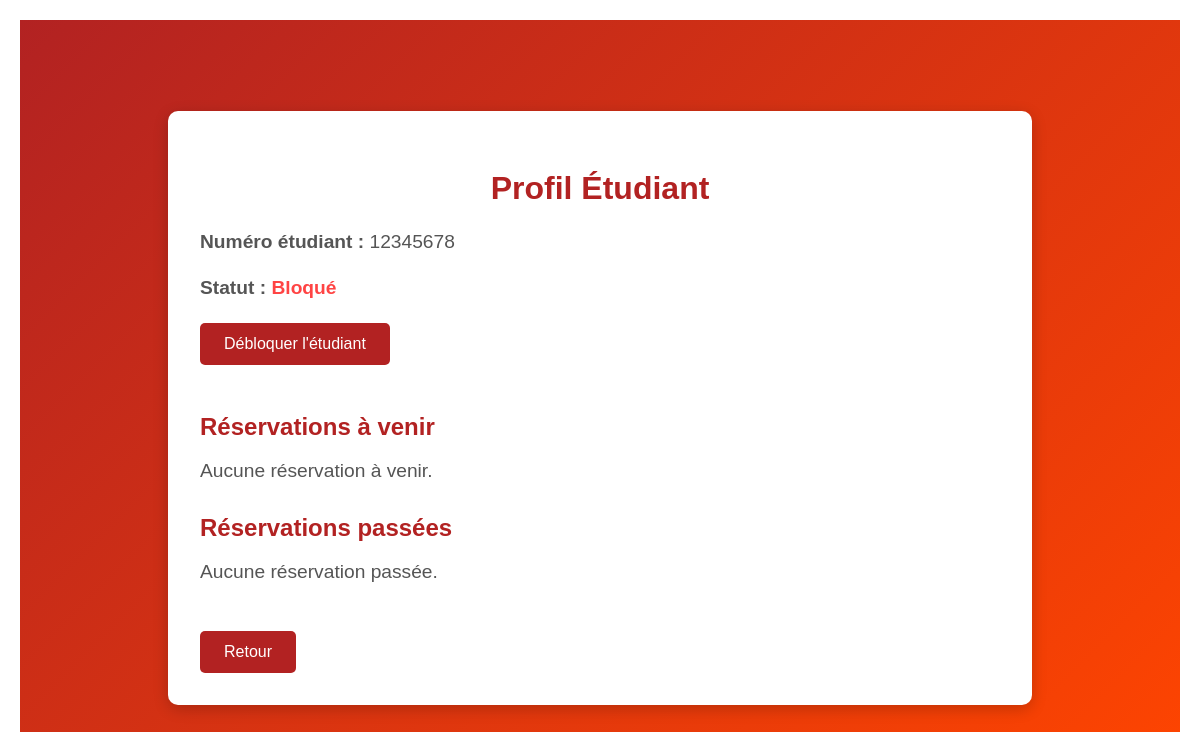
/profilEtudiant/12345678/ (signed in), run on an earlier commit of the app's database.
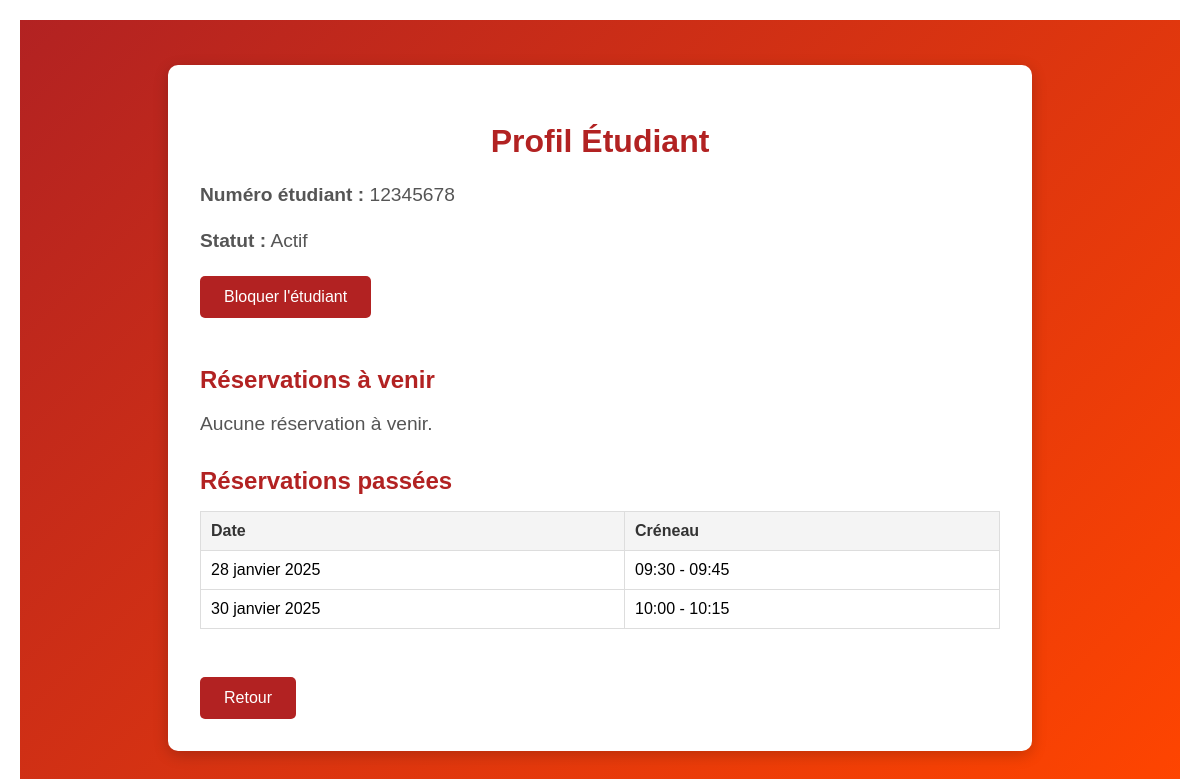
And on a later commit of the database.
### Reservation/models.py (models this page shows, shortened)
class Etudiant(models.Model):
    num_etudiant = models.CharField(unique=True, max_length=8)
    autorise = models.BooleanField(default=True)
    date_derniere_reserv = models.DateTimeField(default=timezone.now)
    class Meta:
        managed = False
        db_table = 'Etudiant'

class Reservation(models.Model):
    etudiant = models.ForeignKey('Etudiant', models.DO_NOTHING)
    box_id = models.IntegerField()
    date_field= models.DateField(db_column='date_')
    creneau = models.ForeignKey('Creneau', models.DO_NOTHING)
    admin_field = models.BooleanField(db_column='admin_')
    class Meta:
        managed = False
        db_table = 'Reservation'

class Creneau(models.Model):
    heure_debut = models.TimeField()
    heure_fin = models.TimeField()
    class Meta:
        managed = False
        db_table = 'Creneau'

### Reservation/views.py (the view)
# urls.py: path('profilEtudiant/<str:student_number>/', views.profilEtudiant, name='profilEtudiant'),
def profilEtudiant(request, student_number):
    etudiant = get_object_or_404(Etudiant, num_etudiant=student_number)
    is_admin = request.session.get('is_admin', False)
    current_student = request.session.get('NumEtud', '')
    if not (is_admin or current_student == student_number):
        return render(request, 'erreur.html', {
            'title': 'Accès refusé',
            'error': "Vous n'êtes pas autorisé à consulter ce profil.",
            'action_url': reverse('index'),
        })
    reservations_a_venir = Reservation.objects.filter(
        etudiant=etudiant,
        date_field__gte=timezone.now().date()
    )
    reservations_passees = Reservation.objects.filter(
        etudiant=etudiant,
        date_field__lt=timezone.now().date()
    )
    context = {
        'title': 'Profil Étudiant',
        'student': etudiant,
        'reservations_a_venir': reservations_a_venir,
        'reservations_passees': reservations_passees,
        'is_admin': is_admin,
    }
    return render(request, 'profilEtudiant.html', context)

### Reservation/templates/profilEtudiant.html (shortened to what this page needs)
{% extends 'base.html' %}
{% block content %}
<div class="profile-container">
    <div class="profile-box">
        <h2>Profil Étudiant</h2>
        <p><strong>Numéro étudiant :</strong> {{ student.num_etudiant }}</p>
        <p><strong>Statut :</strong> {% if student.autorise %}Actif{% else %}<span class="blocked">Bloqué</span>{% endif %}</p>
        {% if is_admin %}
            <form action="{% url 'toggleBlockStudent' student.num_etudiant %}" method="post">
                <button type="submit" class="block-button">
                    {% if student.autorise %}Bloquer l'étudiant{% else %}Débloquer l'étudiant{% endif %}
                </button>
            </form>
        {% endif %}
        <div class="section">
            <h3>Réservations à venir</h3>
            {% if reservations_a_venir %}
            <table>
                <thead>
                    <tr>
                        <th>Date</th>
                        <th>Créneau</th>
                    </tr>
                </thead>
                <tbody>
                    {% for reservation in reservations_a_venir %}
                    <tr>
                        <td>{{ reservation.date_field }}</td>
                        <td>{{ reservation.creneau.heure_debut }} - {{ reservation.creneau.heure_fin }}</td>
                    </tr>
                    {% endfor %}
                </tbody>
            </table>
            {% else %}
            <p>Aucune réservation à venir.</p>
            {% endif %}
        </div>
        <div class="section">
            <h3>Réservations passées</h3>
            {% if reservations_passees %}
            <table>
                <thead>
                    <tr>
                        <th>Date</th>
                        <th>Créneau</th>
                    </tr>
                </thead>
                <tbody>
                    {% for reservation in reservations_passees %}
                    <tr>
                        <td>{{ reservation.date_field }}</td>
                        <td>{{ reservation.creneau.heure_debut }} - {{ reservation.creneau.heure_fin }}</td>
                    </tr>
                    {% endfor %}
                </tbody>
            </table>
            {% else %}
            <p>Aucune réservation passée.</p>
            {% endif %}
        </div>
            <a href="{% if is_admin %}{% url 'profilAdmin' %}{% else %}{% url 'vueCalendrier' %}{% endif %}" class="back-button">Retour</a>
    </div>
</div>
{% endblock %}

What changed in the data, as far as the page shows it:
added Reservation: date_field "28 janvier 2025", creneau.heure_debut "09:30", creneau.heure_fin "09:45"
added Reservation: date_field "30 janvier 2025", creneau.heure_debut "10:00", creneau.heure_fin "10:15"
Also different on the page:
text no longer shown: "Bloqué Débloquer l'étudiant Aucune réservation passée."
text now shown: "Actif Bloquer l'étudiant Date Créneau"
